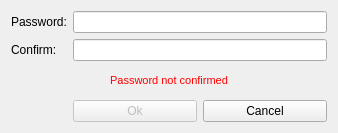
<?xml version="1.0" encoding="UTF-8"?>
<ui version="4.0">
 <class>NewPasswordDialog</class>
 <widget class="QDialog" name="NewPasswordDialog">
  <property name="geometry">
   <rect>
    <x>0</x>
    <y>0</y>
    <width>338</width>
    <height>133</height>
   </rect>
  </property>
  <property name="sizePolicy">
   <sizepolicy hsizetype="Fixed" vsizetype="Fixed">
    <horstretch>0</horstretch>
    <verstretch>0</verstretch>
   </sizepolicy>
  </property>
  <property name="windowTitle">
   <string>Enter password</string>
  </property>
  <layout class="QGridLayout" name="gridLayout">
   <item row="3" column="1">
    <widget class="QPushButton" name="m_okButton">
     <property name="enabled">
      <bool>false</bool>
     </property>
     <property name="text">
      <string>Ok</string>
     </property>
     <property name="default">
      <bool>true</bool>
     </property>
    </widget>
   </item>
   <item row="3" column="2">
    <widget class="QPushButton" name="m_cancelButton">
     <property name="text">
      <string>Cancel</string>
     </property>
    </widget>
   </item>
   <item row="0" column="0">
    <widget class="QLabel" name="label">
     <property name="sizePolicy">
      <sizepolicy hsizetype="Maximum" vsizetype="Preferred">
       <horstretch>0</horstretch>
       <verstretch>0</verstretch>
      </sizepolicy>
     </property>
     <property name="text">
      <string>Password:</string>
     </property>
    </widget>
   </item>
   <item row="0" column="1" colspan="2">
    <widget class="QLineEdit" name="m_passwordEdit">
     <property name="sizePolicy">
      <sizepolicy hsizetype="Expanding" vsizetype="Fixed">
       <horstretch>0</horstretch>
       <verstretch>0</verstretch>
      </sizepolicy>
     </property>
     <property name="echoMode">
      <enum>QLineEdit::Password</enum>
     </property>
    </widget>
   </item>
   <item row="1" column="1" colspan="2">
    <widget class="QLineEdit" name="m_passwordConfirmationEdit">
     <property name="echoMode">
      <enum>QLineEdit::Password</enum>
     </property>
    </widget>
   </item>
   <item row="1" column="0">
    <widget class="QLabel" name="label_2">
     <property name="sizePolicy">
      <sizepolicy hsizetype="Maximum" vsizetype="Preferred">
       <horstretch>0</horstretch>
       <verstretch>0</verstretch>
      </sizepolicy>
     </property>
     <property name="text">
      <string>Confirm:</string>
     </property>
    </widget>
   </item>
   <item row="2" column="0" colspan="3">
    <widget class="QLabel" name="m_errorLabel">
     <property name="styleSheet">
      <string notr="true">color: #ff0000; font: 11px;</string>
     </property>
     <property name="text">
      <string>Password not confirmed</string>
     </property>
     <property name="alignment">
      <set>Qt::AlignCenter</set>
     </property>
    </widget>
   </item>
  </layout>
 </widget>
 <tabstops>
  <tabstop>m_passwordEdit</tabstop>
  <tabstop>m_passwordConfirmationEdit</tabstop>
  <tabstop>m_okButton</tabstop>
  <tabstop>m_cancelButton</tabstop>
 </tabstops>
 <resources/>
 <connections>
  <connection>
   <sender>m_okButton</sender>
   <signal>clicked()</signal>
   <receiver>NewPasswordDialog</receiver>
   <slot>accept()</slot>
   <hints>
    <hint type="sourcelabel">
     <x>147</x>
     <y>102</y>
    </hint>
    <hint type="destinationlabel">
     <x>147</x>
     <y>63</y>
    </hint>
   </hints>
  </connection>
  <connection>
   <sender>m_cancelButton</sender>
   <signal>clicked()</signal>
   <receiver>NewPasswordDialog</receiver>
   <slot>reject()</slot>
   <hints>
    <hint type="sourcelabel">
     <x>241</x>
     <y>102</y>
    </hint>
    <hint type="destinationlabel">
     <x>147</x>
     <y>63</y>
    </hint>
   </hints>
  </connection>
  <connection>
   <sender>m_passwordEdit</sender>
   <signal>textChanged(QString)</signal>
   <receiver>NewPasswordDialog</receiver>
   <slot>checkPassword(QString)</slot>
   <hints>
    <hint type="sourcelabel">
     <x>206</x>
     <y>25</y>
    </hint>
    <hint type="destinationlabel">
     <x>168</x>
     <y>64</y>
    </hint>
   </hints>
  </connection>
  <connection>
   <sender>m_passwordConfirmationEdit</sender>
   <signal>textChanged(QString)</signal>
   <receiver>NewPasswordDialog</receiver>
   <slot>checkPassword(QString)</slot>
   <hints>
    <hint type="sourcelabel">
     <x>206</x>
     <y>64</y>
    </hint>
    <hint type="destinationlabel">
     <x>168</x>
     <y>64</y>
    </hint>
   </hints>
  </connection>
 </connections>
 <slots>
  <slot>checkPassword(QString)</slot>
 </slots>
</ui>
